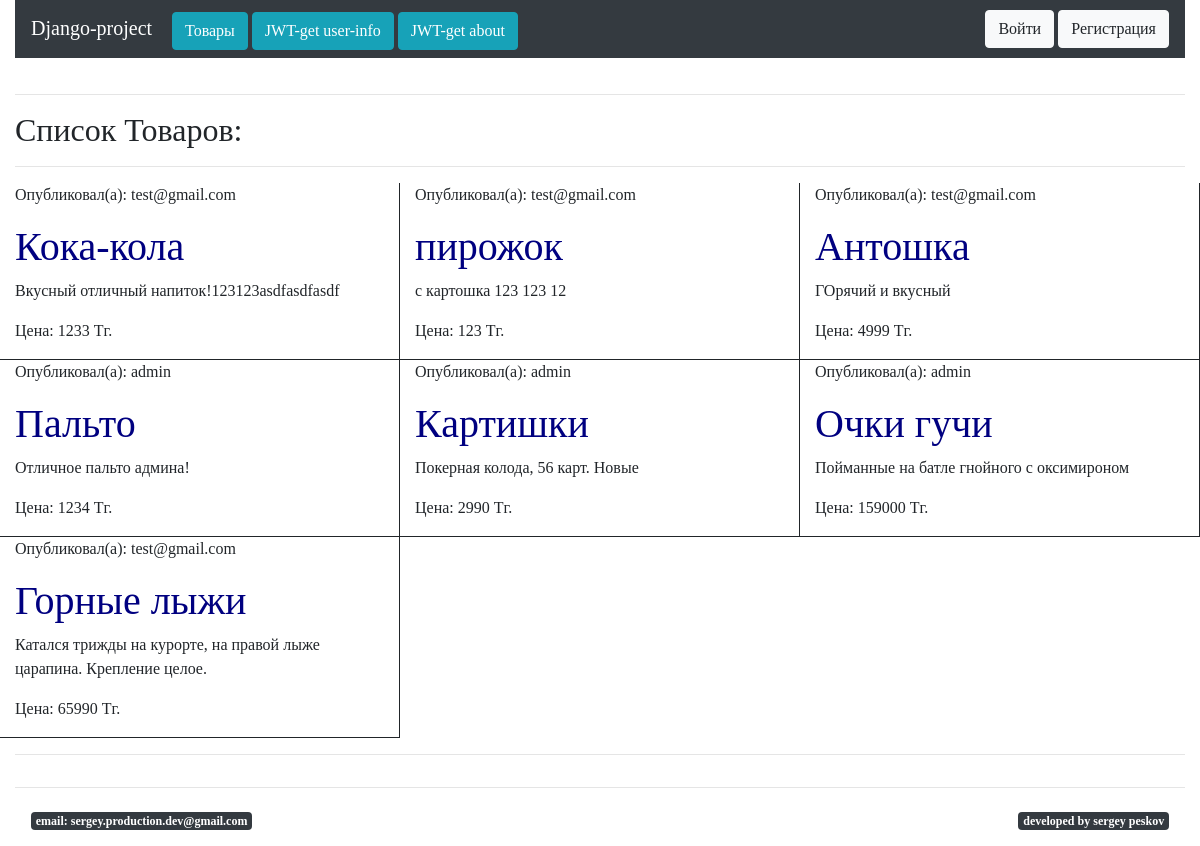
/product/, run on an earlier commit of the app's database.
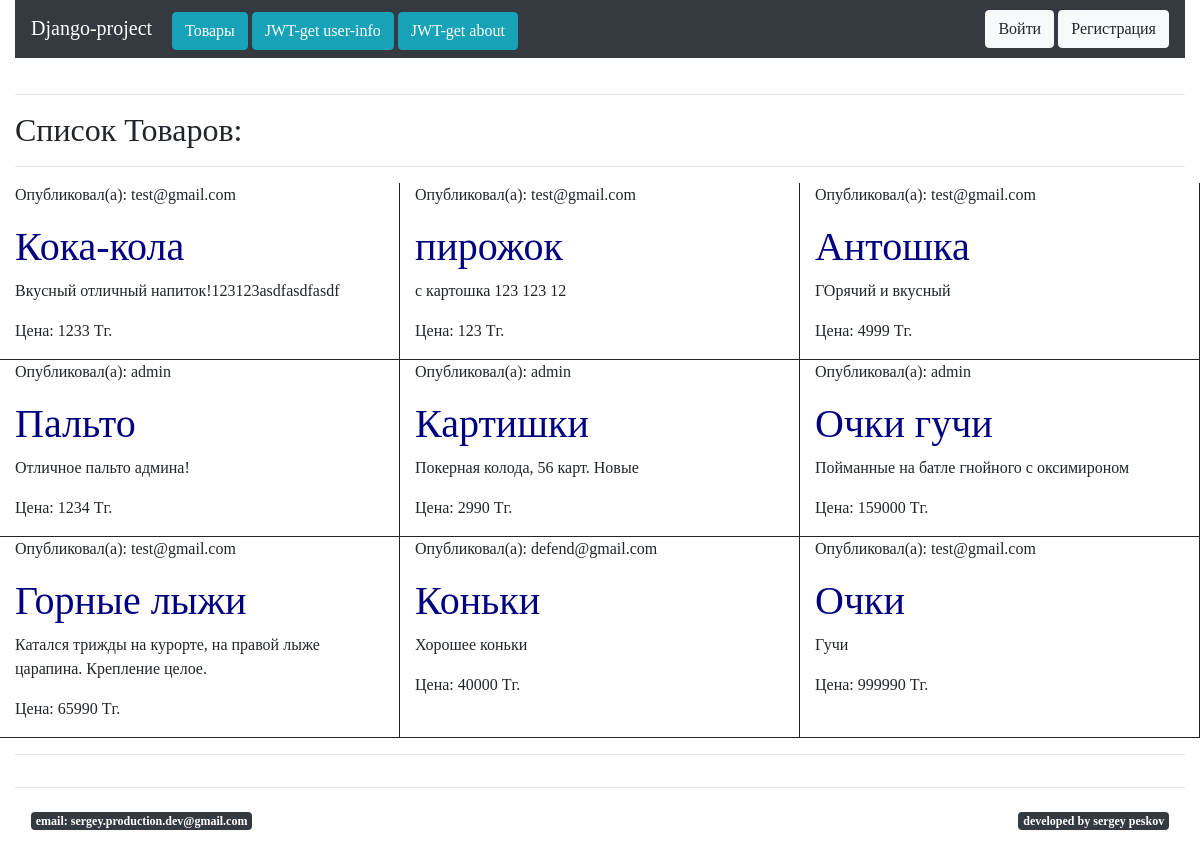
And on a later commit of the database.
### firstapp/models.py (models this page shows)
class Product(models.Model):
    user_id = models.IntegerField()
    user_name = models.CharField(max_length=40)
    name = models.CharField(max_length=20)
    description = models.CharField(max_length=300)
    price = models.IntegerField()

### firstapp/views.py (the view)
# urls.py: path('', views.index),
def index(request):
    products = Product.objects.all()
    return render(request, "firstapp/index.html", {
        'products': products,
        'is_auth': request.session['jwtUser']['auth'],
        'user_id': request.session['jwtUser']['user_id'],
        })

### templates/firstapp/index.html (shortened to what this page needs)
{% extends "layouts/base2.html" %}
{% block content %}
<hr>
<h2>Список Товаров:</h2>
{% if products.count > 0 %}
<hr />
    <div class="row">
        {% for product in products %}
        <div class="col-4 product">
            <p>Опубликовал(а): {{ product.user_name }}</p>
            <h1>{{ product.name }}</h1>
            <p>{{ product.description }}</p>
            <p>Цена: {{ product.price }} Тг.</p>
        </div>
        {% endfor %}
    </div>
{% endif %}
<hr />
{% endblock content %}

### templates/layouts/base2.html (shortened to what this page needs)
<!DOCTYPE html>
{% load static %}
<head>
	<link rel="stylesheet" href="https://cdn.jsdelivr.net/npm/bootstrap@4.5.3/dist/css/bootstrap.min.css">
	<link rel="stylesheet" href="{% static "css/style.css" %}">
</head>
<body>
	<div class="container-fluid">
		<div class="navbar bg-dark navbar-dark" style="margin-bottom:20px;">
			<div>
                <a class="navbar-brand" href="/">Django-project</a>
                <a class="btn btn-info" href="/product/">Товары</a>
                <a class="btn btn-info" href="/jwt/">JWT-get user-info</a>
                <a class="btn btn-info" href="/jwt/about/">JWT-get about<a>
            </div>
            <div>
              {% if is_auth %}
                <a class="btn btn-light" href="/jwt/delTokens/">Выйти</a>
              {% else %}
                <a class="btn btn-light" href="/jwt/getTokens/">Войти</a>
                <a class="btn btn-light" href="/jwt/register/">Регистрация</a>
              {% endif %}
            </div>
		</div>
		<div class="row">
            <div class="col-12">
                {% block content%}{% endblock content %}
            </div>
        </div>
        <hr>
        <nav class="navbar navbar-light" >
            <h1 class="badge bot badge-dark">email: sergey.production.dev@gmail.com</h1>
            <h1 class="badge bot badge-dark">devеloped by sergey peskov</h1>
        </nav>
	</div>
</body>
</html>

### static/css/style.css (style rules this page uses)
body { font-family: Verdana; }
h1 { color: navy; }
.product { border-right: 1px solid; border-bottom: 1px solid; }

What changed in the data, as far as the page shows it:
added Product: user_name "defend@gmail.com", name "Коньки", description "Хорошее коньки", price "40000"
added Product: user_name "test@gmail.com", name "Очки", description "Гучи", price "999990"
